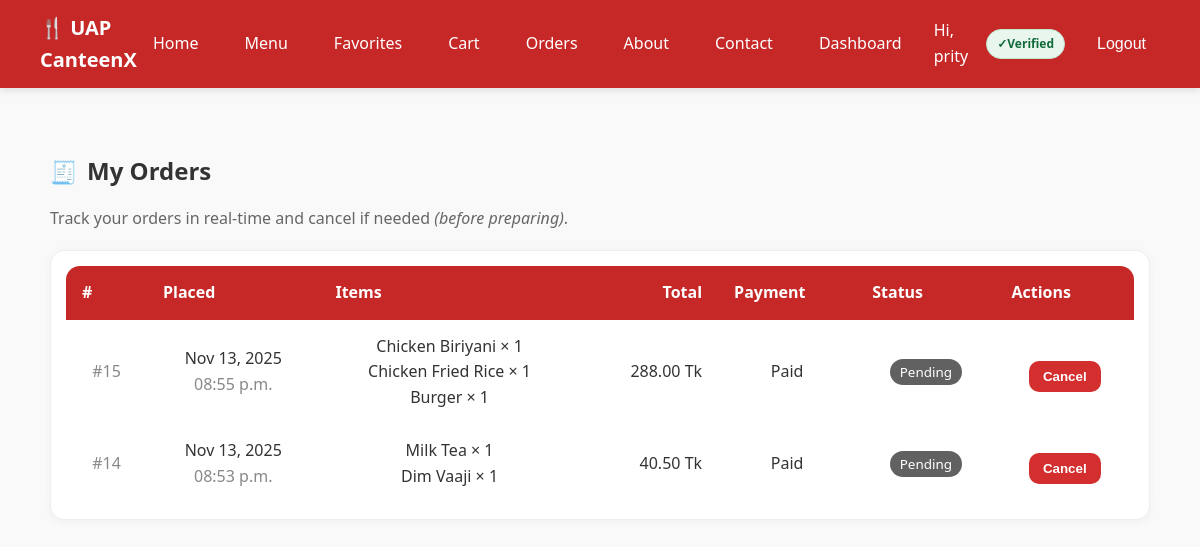
The page /orders/ (signed in) on the database as committed earlier.
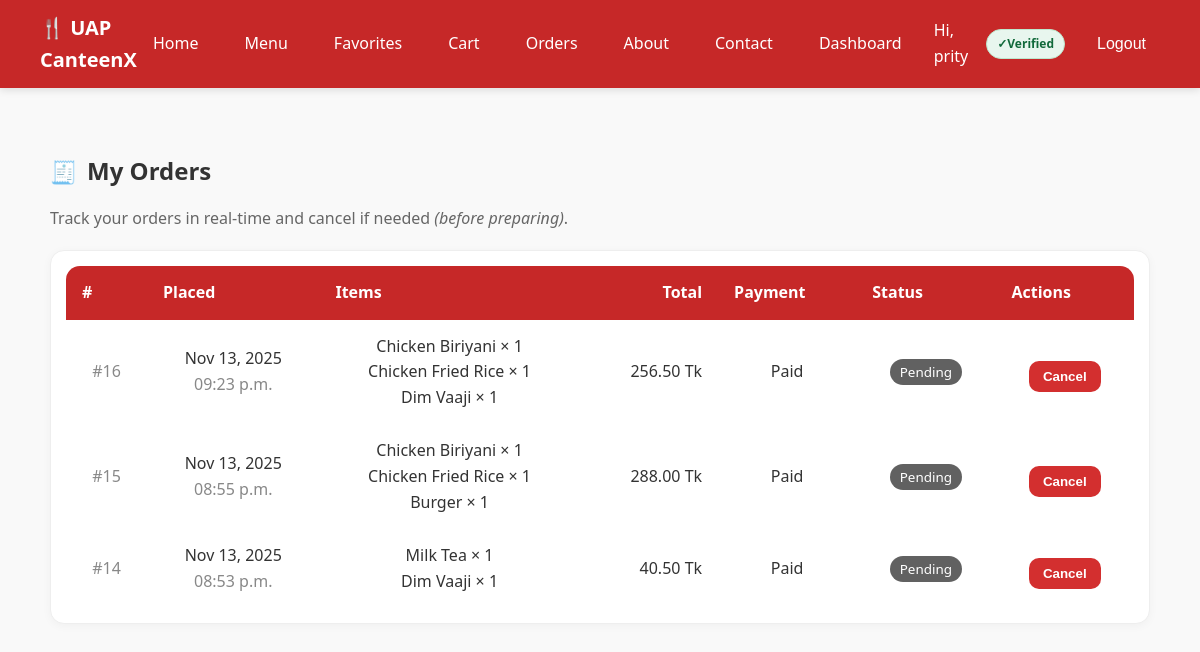
The same page on the database as committed later.
### my_canteen/models.py (models this page shows, shortened)
class Order(models.Model):
    STATUS_CHOICES = [
        ('pending', 'Pending'),
        ('accepted', 'Accepted'),
        ('preparing', 'Preparing'),
        ('ready', 'Ready'),
        ('delivered', 'Delivered'),
        ('completed', 'Completed'),
        ('cancelled', 'Cancelled'),
    ]
    PAYMENT_STATUS_CHOICES = [('unpaid', 'Unpaid'), ('paid', 'Paid')]
    PAYMENT_METHOD_CHOICES = [
        ('cash', 'Cash'),
        ('mock_card', 'Mock Card'),
        ('stripe', 'Stripe'),
        ('sslcommerz', 'SSLCommerz'),
    ]
    user = models.ForeignKey(User, on_delete=models.CASCADE)
    total_price = models.DecimalField(max_digits=8, decimal_places=2)
    address = models.CharField(max_length=255)
    status = models.CharField(max_length=20, choices=STATUS_CHOICES, default='pending')
    payment_status = models.CharField(max_length=10, choices=PAYMENT_STATUS_CHOICES, default='unpaid')
    payment_method = models.CharField(max_length=10, choices=PAYMENT_METHOD_CHOICES, default='cash')
    created_at = models.DateTimeField(auto_now_add=True)

class OrderItem(models.Model):
    order = models.ForeignKey(Order, on_delete=models.CASCADE)
    item = models.ForeignKey(MenuItem, on_delete=models.CASCADE)
    quantity = models.PositiveIntegerField(default=1)
    unit_price = models.DecimalField(max_digits=6, decimal_places=2)

class MenuItem(models.Model):
    name = models.CharField(max_length=100)
    description = models.TextField(blank=True)
    price = models.DecimalField(max_digits=6, decimal_places=2)
    stock = models.PositiveIntegerField(default=0)
    image = models.ImageField(upload_to='menu/', blank=True, null=True)
    category = models.ForeignKey(Category, on_delete=models.CASCADE, null=True)
    is_active = models.BooleanField(default=True)
    is_popular = models.BooleanField(default=False)
    rating_avg = models.FloatField(default=0)
    rating_count = models.PositiveIntegerField(default=0)

### my_canteen/views.py (the view)
# urls.py: path('orders/', views.orders_page, name='orders'),
@login_required
def orders_page(request):
    profile = UserProfile.objects.select_related("user").get(user=request.user)
    role = get_role(request.user)
    if role in ["vendor", "admin"]:
        orders = Order.objects.all().order_by("-created_at")
    elif role == "staff":
        orders = Order.objects.filter(
            status__in=["accepted", "preparing"]
        ).order_by("-created_at")
    else:
        orders = Order.objects.filter(user=request.user).order_by("-created_at")
    cancelable_ids = {o.id for o in orders if can_user_cancel(o, request.user)}
    return render(
        request,
        "my_canteen/orders.html",
        {"orders": orders, "profile": profile, "cancelable_ids": cancelable_ids},
    )

### my_canteen/context_processors.py (called while the page is built)
def favorites_processor(request):
    if request.user.is_authenticated:
        fav_ids = Favorite.objects.filter(user=request.user).values_list('item_id', flat=True)
        return {"favorite_items": set(fav_ids)}
    return {"favorite_items": set()}

def cart_count(request):
    cart = request.session.get("cart", {})
    return {"cart_count": sum(cart.values())}

### my_canteen/views.py (called while the page is built)
def get_role(user):
    try:
        return user.userprofile.role
    except UserProfile.DoesNotExist:
        return "guest"

def can_user_cancel(order, user) -> bool:
    role = get_role(user)
    if role not in {"student", "faculty", "guest"}:
        return False
    if order.user_id != user.id:
        return False
    return order.status in {"pending", "accepted"}

### my_canteen/templates/my_canteen/orders.html (shortened to what the changed rows need)
{% extends "my_canteen/base.html" %}
{% load static %}
{% block content %}
<section class="container" style="max-width: 1100px;">
  <div class="page-title" style="display:flex;align-items:center;gap:.6rem;margin:24px 0 12px;">
    <h2 style="margin:0;">My Orders</h2>
  </div>
  <div class="card" style="background:#fff;border:1px solid #eee;border-radius:14px;box-shadow:0 2px 10px rgba(0,0,0,.04);">
    <div class="table-wrap" style="overflow-x:auto;">
      <table style="width:100%;border-collapse:separate;border-spacing:0;">
        <thead style="background:#c62828;color:#fff;">
          <tr>
            <th style="padding:14px 16px;font-weight:600;text-align:left;border-top-left-radius:14px;">#</th>
            <th style="padding:14px 16px;font-weight:600;text-align:left;">Placed</th>
            <th style="padding:14px 16px;font-weight:600;text-align:left;">Items</th>
            <th style="padding:14px 16px;font-weight:600;text-align:right;">Total</th>
            <th style="padding:14px 16px;font-weight:600;text-align:left;">Payment</th>
            <th style="padding:14px 16px;font-weight:600;text-align:left;">Status</th>
            <th style="padding:14px 16px;font-weight:600;text-align:left;border-top-right-radius:14px;">Actions</th>
          </tr>
        </thead>
        <tbody>
          {% for order in orders %}
          <tr style="border-bottom:1px solid #f0f0f0;">
            <td style="padding:14px 16px;color:#888;">#{{ order.id }}</td>
            <td style="padding:14px 16px;">
              {{ order.created_at|date:"M d, Y" }}<br>
              <span style="color:#888;">{{ order.created_at|date:"h:i a" }}</span>
            </td>
            <td style="padding:14px 16px;">
              {% for oi in order.orderitem_set.all %}
                {{ oi.item.name }} × {{ oi.quantity }}<br>
              {% endfor %}
            </td>
            <td style="padding:14px 16px;text-align:right;">
              {{ order.total_price }} Tk
            </td>
            <td style="padding:14px 16px;">
              {{ order.payment_status|title }}
            </td>
            <td style="padding:14px 16px;">
              {% if order.status == 'completed' %}
                <span style="background:#2e7d32;color:#fff;padding:4px 10px;border-radius:999px;font-size:.84rem;">Completed</span>
              {% elif order.status == 'cancelled' %}
                <span style="background:#ef5350;color:#fff;padding:4px 10px;border-radius:999px;font-size:.84rem;">Cancelled</span>
              {% elif order.status == 'ready' %}
                <span style="background:#0288d1;color:#fff;padding:4px 10px;border-radius:999px;font-size:.84rem;">Ready</span>
              {% elif order.status == 'preparing' %}
                <span style="background:#f57c00;color:#fff;padding:4px 10px;border-radius:999px;font-size:.84rem;">Preparing</span>
              {% elif order.status == 'accepted' %}
                <span style="background:#6d4c41;color:#fff;padding:4px 10px;border-radius:999px;font-size:.84rem;">Accepted</span>
              {% else %}
                <span style="background:#616161;color:#fff;padding:4px 10px;border-radius:999px;font-size:.84rem;">Pending</span>
              {% endif %}
            </td>
            <td style="padding:14px 16px;">
              {% if order.id in cancelable_ids %}
                <form action="{% url 'user_order_cancel' order.id %}" method="post" style="display:inline;">
                  <button type="submit"
                          style="background:#d32f2f;color:#fff;border:none;border-radius:10px;padding:8px 14px;cursor:pointer;">
                    Cancel
                  </button>
                </form>
              {% else %}
                <button type="button" disabled
                        title="You can cancel before preparing only"
                        style="background:#e0e0e0;color:#777;border:none;border-radius:10px;padding:8px 14px;">
                  Cancel
                </button>
              {% endif %}
            </td>
          </tr>
          {% empty %}
          <tr>
            <td colspan="7" style="padding:28px;text-align:center;color:#777;">
              No orders yet.
            </td>
          </tr>
          {% endfor %}
        </tbody>
      </table>
    </div>
  </div>
</section>
{% endblock %}

Rows that differ between the two databases and show on the page:
added Order: id "16", created_at "Nov 13, 2025", created_at "09:23 p.m.", total_price "256.50", payment_status "Paid", status "Pending", shows "Cancel"
added OrderItem: item.name "Chicken Biriyani", quantity "1", shown under "16"
added OrderItem: item.name "Chicken Fried Rice", quantity "1", shown under "16"
added OrderItem: item.name "Dim Vaaji", quantity "1", shown under "16"
